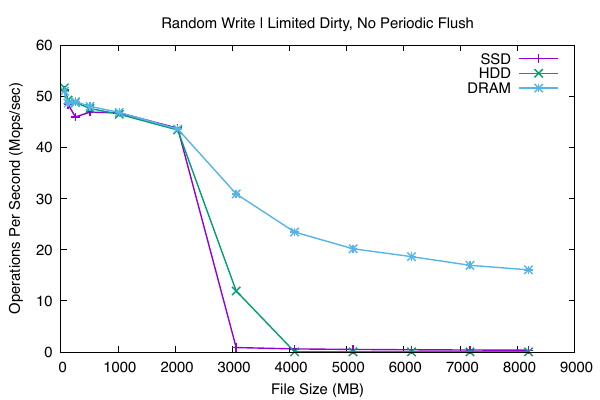

Here is the gnuplot script that generated this plot:
set terminal pdfcairo  transparent enhanced font ",16" fontscale 0.5 size 6.00in, 4.00in
set output 'rand-write-limited-noperiodic.pdf'
set title "Random Write | Limited Dirty, No Periodic Flush"
set xlabel "File Size (MB)" 
set ylabel "Operations Per Second (Mops/sec)" 
plot './results-limited-noperiodic/ssd-result.csv' us 1:2 ti "SSD" w linespoints lw 2, './results-limited-noperiodic/hdd-result.csv' us 1:2 ti "HDD" w linesp lw 2, './results-limited-noperiodic/dram-result.csv' us 1:2 ti "DRAM" w linesp lw 2
